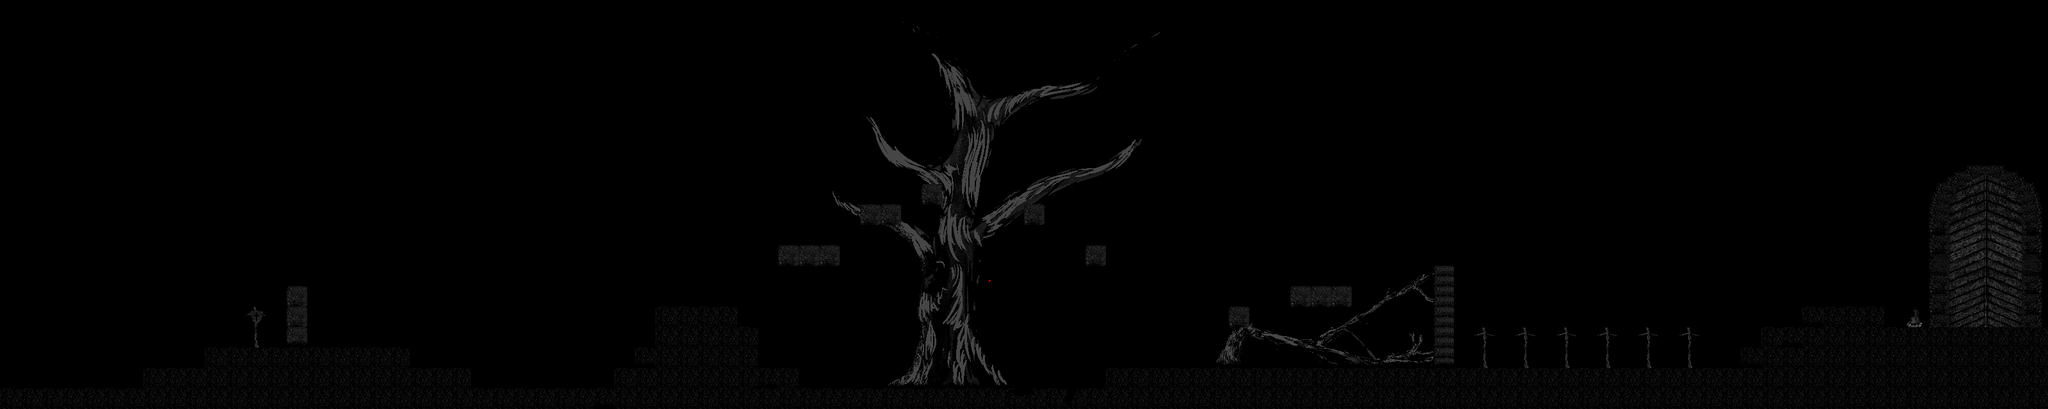

Tiled map render using the project's own tile images. Description and the map definition, with tile-layer contents summarised, below:
An orthogonal 100x20 tile map with 32x32 px tiles, 6 tile layers (trees, collision, enemy, background, ...), 5 tilesets.

<map version="1.2" tiledversion="1.3.1" orientation="orthogonal" renderorder="right-down" compressionlevel="-1" width="100" height="20" tilewidth="32" tileheight="32" infinite="0" nextlayerid="9" nextobjectid="1">
 <tileset firstgid="1" source="blocks.tsx" />
 <tileset firstgid="17" source="gate.tsx" />
 <tileset firstgid="65" source="fallen_tree.tsx" />
 <tileset firstgid="120" source="krampus.tsx" />
 <tileset firstgid="220" source="tree.tsx" />
 <layer id="6" name="trees" width="100" height="20">
  <data>[2000 cells, 451 non-empty, 451 distinct tile ids]</data>
 </layer>
 <layer id="1" name="collision" width="100" height="20">
  <data>[2000 cells, 249 non-empty, 3 distinct tile ids]</data>
 </layer>
 <layer id="4" name="enemy" width="100" height="20">
  <data>[2000 cells, 48 non-empty, 48 distinct tile ids]</data>
 </layer>
 <layer id="2" name="background" width="100" height="20">
  <data>[2000 cells, 152 non-empty, 52 distinct tile ids]</data>
 </layer>
 <layer id="7" name="objects" width="100" height="20">
  <data>[2000 cells, 2 non-empty, 2 distinct tile ids]</data>
 </layer>
 <layer id="8" name="objects2" width="100" height="20">
  <data>[2000 cells, 13 non-empty, 3 distinct tile ids]</data>
 </layer>
</map>
